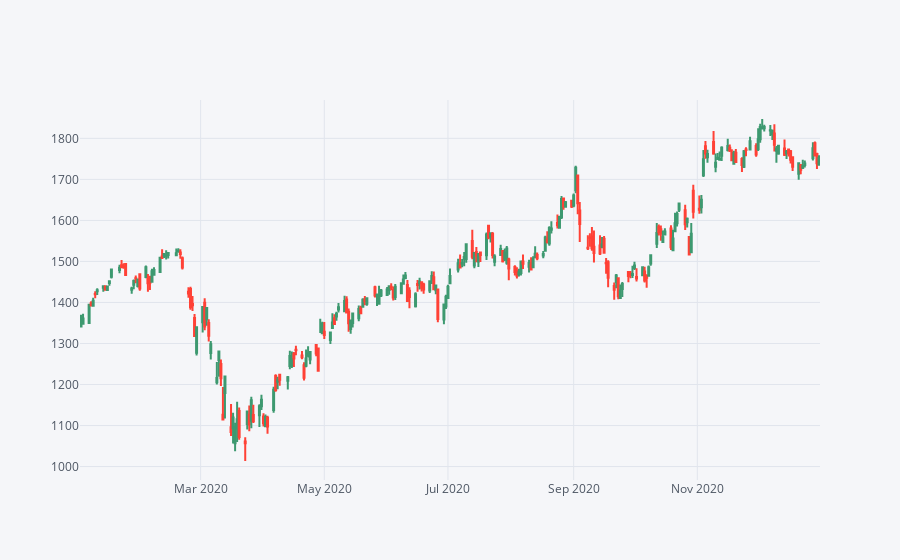

Write notebook code for a chart like this one.
### Markdown cell above
### Iplot

### Code cell
GOOGLE[['Open', 'High', 'Low', 'Close']].loc['2020-01-01':'2020-12-31'].iplot(kind='candle')

### Figure 1 — Plotly figure (JSON) as saved in the notebook; plotly's stock layout.template omitted (floating-point values rounded to 4 significant figures; data arrays with more than 128 entries replaced by an {"elided": "..."} marker saying what was removed)
{"data": [{"close": {"elided": "253 float values"}, "high": {"elided": "253 float values"}, "low": {"elided": "253 float values"}, "open": {"elided": "253 float values"}, "showlegend": false, "type": "candlestick", "x": {"elided": "253 str values"}, "yaxis": "y2"}], "layout": {"legend": {"bgcolor": "#F5F6F9", "font": {"color": "#4D5663"}}, "paper_bgcolor": "#F5F6F9", "plot_bgcolor": "#F5F6F9", "title": {"font": {"color": "#4D5663"}}, "xaxis": {"gridcolor": "#E1E5ED", "rangeslider": {"visible": false}, "showgrid": true, "tickfont": {"color": "#4D5663"}, "title": {"font": {"color": "#4D5663"}, "text": ""}, "zerolinecolor": "#E1E5ED"}, "yaxis": {"gridcolor": "#E1E5ED", "showgrid": true, "showticklabels": false, "tickfont": {"color": "#4D5663"}, "title": {"font": {"color": "#4D5663"}, "text": ""}, "zerolinecolor": "#E1E5ED"}, "yaxis2": {"gridcolor": "#E1E5ED", "showgrid": true, "tickfont": {"color": "#4D5663"}, "title": {"font": {"color": "#4D5663"}, "text": ""}, "zerolinecolor": "#E1E5ED"}}}
